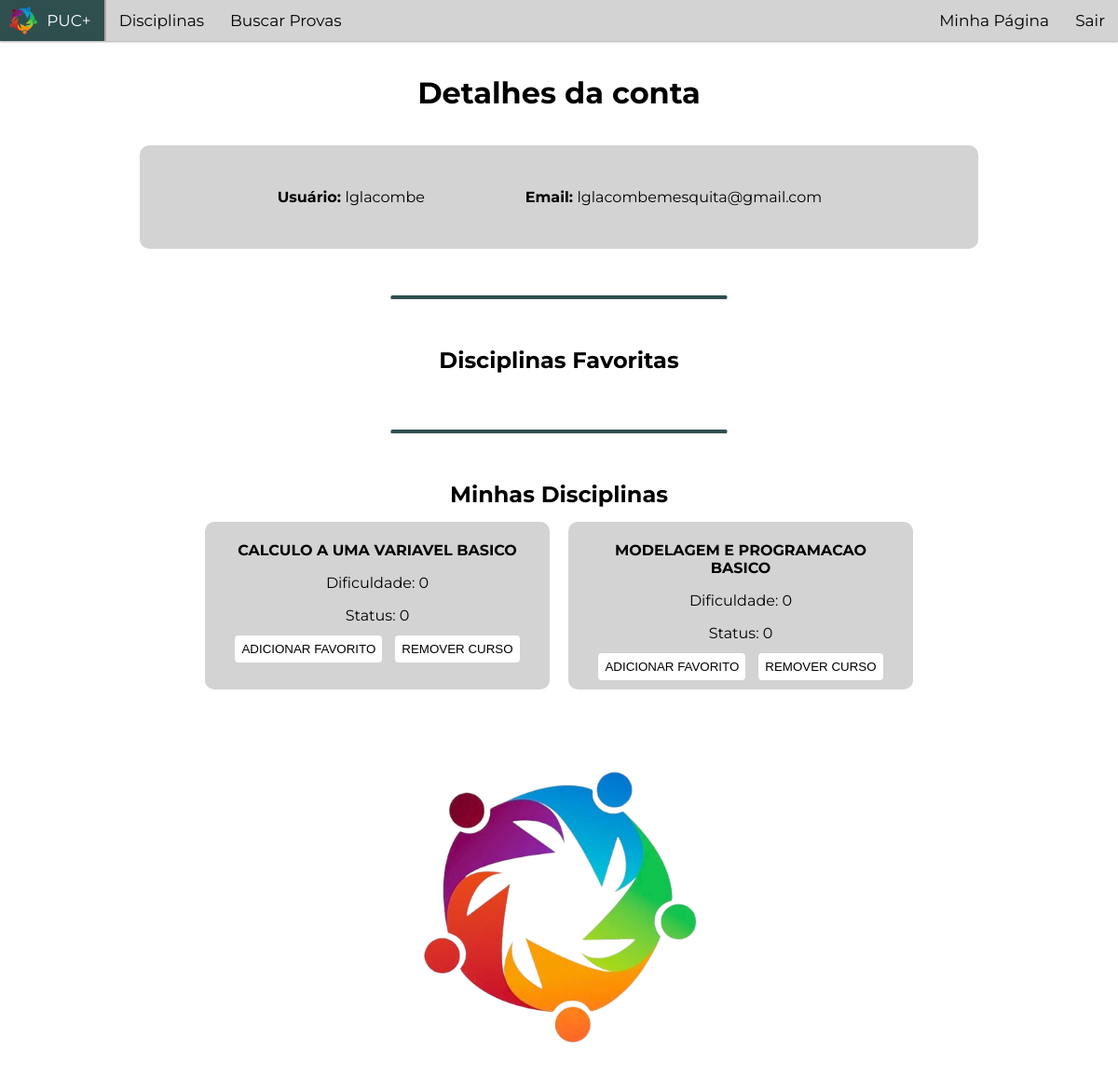
/perfil/ (signed in), run on the app's committed database.
### app/models.py (models this page shows, shortened)
class UserCourse(models.Model):
  course = models.ForeignKey(Course, on_delete=models.CASCADE)
  user = models.ForeignKey(User, on_delete=models.CASCADE)
  status = models.IntegerField(default=0)
  favorite = models.IntegerField(default = 0)
  class Meta:
    unique_together = ('user', 'course')

class Course(models.Model):
  name = models.CharField(max_length=40)
  dificulty = models.IntegerField(default=0)
  isadvanced = models.BooleanField(default=False)
  discipline = models.ForeignKey(Discipline, blank=True, null=True, on_delete = models.CASCADE)

### app/views.py (the view)
# urls.py: path('perfil/', views.perfil, name="perfil"),
@login_required
def perfil(request):
  courses = UserCourse.objects.filter(user=request.user)
  return render(request,'perfil.html', {
    'userCourse': courses,
  })

### app/models.py (called while the page is built)
  def __str__(self):
    return f"{self.name}"

### app/templates/perfil.html (shortened to what this page needs)
{% extends "layout.html" %}
{% load static %}
{% block main %}
    <h1>Detalhes da conta</h1>
    <div class="container horizontal">
        <p><b>Usuário: </b>{{ request.user.username }}</p>
        <p><b>Email: </b>{{ request.user.email }}</p>
    </div>
    <hr class="divider">
    <h2 class="central" style="margin-bottom: 10px">Disciplinas Favoritas</h2>
    <hr class="divider">
    <h2 class="central" style="margin-bottom: 10px;">Minhas Disciplinas</h2>
    <div class="horizontal-align">
        {% for course in userCourse %}
            <div class="card2" style="width:330px">
                <p><b><a class="slink_button" style="font-size:16px; color: black" href="/disciplinas/{{ course.course.discipline }}/aulas&listas/">{{ course.course.name }}</a></b></p>
                <p>Dificuldade: {{ course.course.dificulty }}</p>
                <p class="central">Status: {{ course.status }}</p>
                <div class="horizontal-align">
                    <form action="/userCourse/favorite/" method="post">
                        <button type="submit" class="addFavorite">ADICIONAR FAVORITO</button>
                    </form>
                    <form action="/userCourse/delete/">
                        <button class="removeCourse" type="submit">REMOVER CURSO</button>
                    </form>
                </div>
            </div>
        {% endfor %}
    </div>
    <img class="central" style="width: 300px; padding: 80px 0px 20px 0px" src="{% static 'LogoPUCMais.png' %}">
{% endblock %}

### app/static/style.css (style rules this page uses)
html { height: 100%; width: 100% }
body { font-family: "Montserrat"; background-color: white; color: black; margin: 0px; }
h1 { color: Black; text-align: center; padding: 15px; }
.central { display: flex; justify-content: center; align-items: center; margin: auto; }
.horizontal { display: flex; justify-content: space-evenly; padding: 50px; margin: 0px 200px; }
.horizontal-align { display: flex; align-items: center; flex-direction: row; justify-content: center; flex-wrap: wrap; gap: 10px; }
.slink_button { color: blue; text-decoration: none; font-size: 12px; }
.card2 { height: 170px; border-radius: 10px; padding: 5px 20px; background-color: lightgray; margin: 5px; text-align: center; background-size: cover; background-position: center; }
.divider { width: 30%; margin: 50px auto; border-top: 4px solid darkslategray; border-radius: 10px; }
.container { background-color: lightgray; border-radius:10px; margin: 20px 150px; padding: 30px 60px 30px 40px; }

### data on the page
UserCourse: course.name "CALCULO A UMA VARIAVEL BASICO", course.dificulty "0", status "0"
UserCourse: course.name "MODELAGEM E PROGRAMACAO BASICO", course.dificulty "0", status "0"

### other printed values
{{ request.user.username }} "lglacombe"
{{ request.user.email }} "lglacombemesquita@gmail.com"
